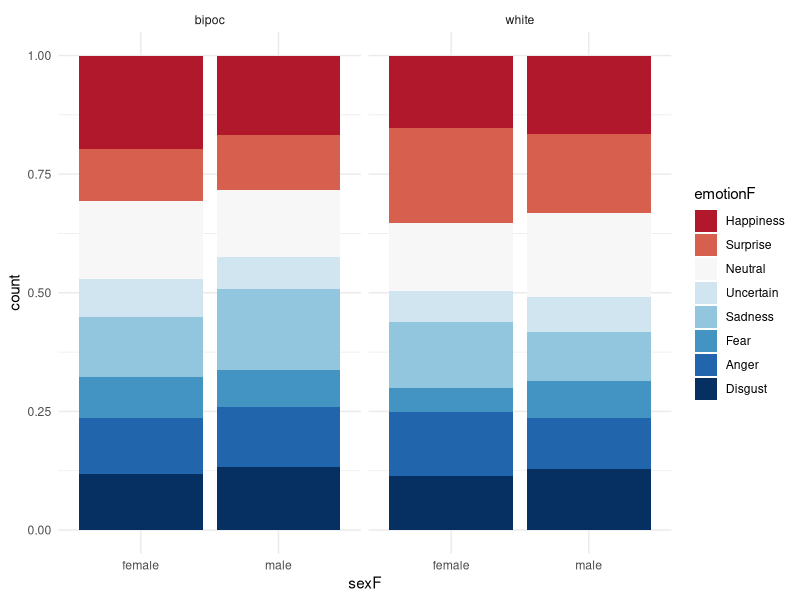
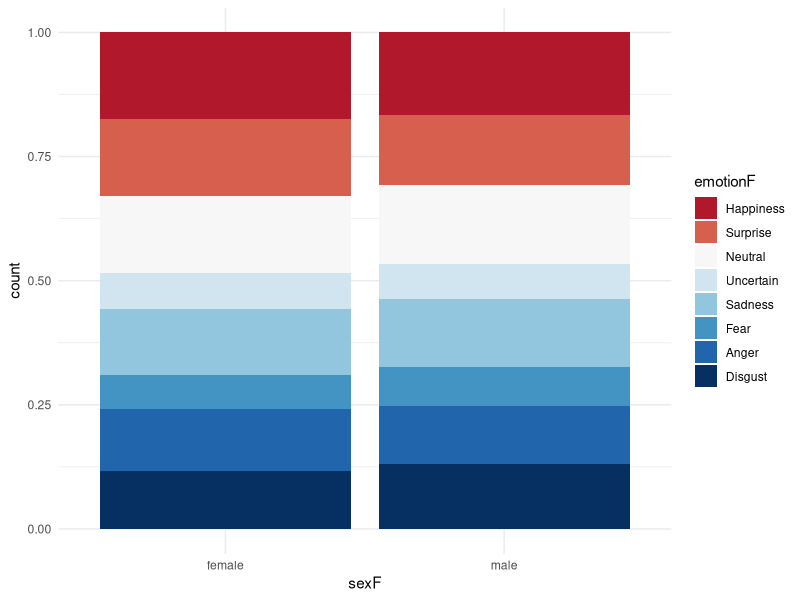
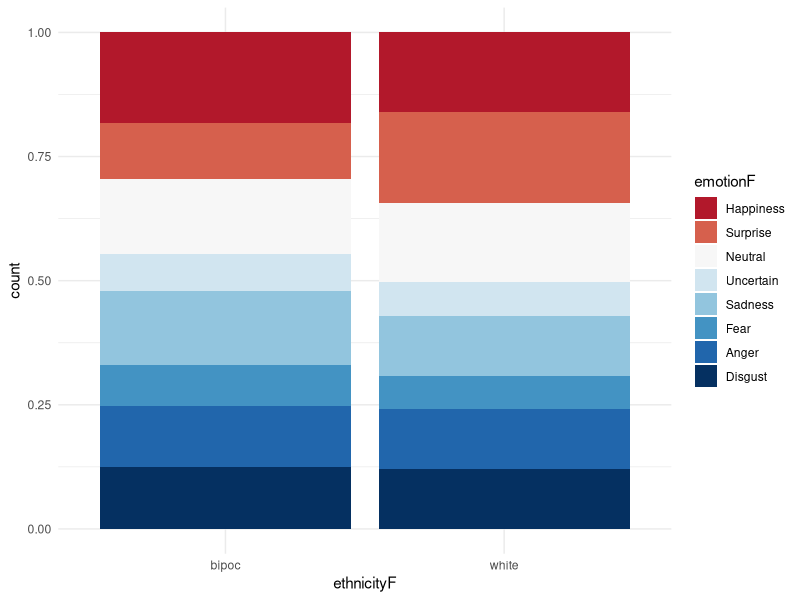

The R source for these figures, in order:
library(tidyverse)
library(ordinal)
library("RColorBrewer")

df_students = read_csv("../clean_data/forced_choice_emotion_uw_students_long_format_lmer.csv")

table(df_students$emotion)

# drop "Other" to break tie with "Neutral" and keep ordinal variable
df <- subset(df_students, emotion!="Other")

table(df$emotion)

#####################################
#####################################

# prepare data for ordinal lmer

#####################################
#####################################

# filter(df, sentimentScore == "-0.4404")

df$emotionF <- factor(df$emotion,
                      order = TRUE, 
                      levels =c('Disgust', 'Anger', 'Fear', 'Sadness', 'Uncertain', 'Neutral', 'Surprise', 'Happiness'))


df$participantIdF <- as.factor(df$participantId)
df$ethnicityF <- as.factor(df$ethnicity)
df$sexF <- as.factor(df$sex)


table(df$participantIdF)
table(df$ethnicityF)
table(df$sexF)

str(df)
df <- na.omit(df)
dim(df)

#####################################
#####################################

# minimal plots 

#####################################
#####################################
# 
# display.brewer.pal(n = 10, name = "RdBu")
# brewer.pal(n = 10, name = "RdBu")
#  "#67001F" "#B2182B" "#D6604D" "#F4A582" "#FDDBC7" "#D1E5F0" "#92C5DE" "#4393C3" "#2166AC" "#053061"

RdBu8Alter <- c("#B2182B", "#D6604D", "#F7F7F7", "#D1E5F0", "#92C5DE", "#4393C3", "#2166AC", "#053061")


## chart for 2-way interaction SEX x ETHNICITY  

df %>% mutate(emotionF = ordered(emotionF, levels=rev(levels(emotionF)))) %>% ggplot( aes(x = sexF, fill = emotionF)) + 
  geom_bar(position = "fill") +
  facet_grid(. ~ethnicityF) + 
  scale_fill_manual(values = RdBu8Alter) + 
  theme_minimal()


## chart for effect of sex

df %>% mutate(emotionF = ordered(emotionF, levels=rev(levels(emotionF)))) %>% ggplot( aes(x = sexF, fill = emotionF)) + 
  geom_bar(position = "fill") +
  scale_fill_manual(values = RdBu8Alter) + 
  theme_minimal()

## chart for effect of ethnicity

df %>% mutate(emotionF = ordered(emotionF, levels=rev(levels(emotionF)))) %>% ggplot( aes(x = ethnicityF, fill = emotionF)) + 
  geom_bar(position = "fill") +
  scale_fill_manual(values = RdBu8Alter) + 
  theme_minimal()


aggregate(x = df$sentimentScore,                # Specify data column
          by = list(df$sex),                    # Specify group indicator
          FUN = mean)                           # Specify function (i.e. mean)

# 1  female -0.1155575
# 2    male -0.1339802

aggregate(x = df$sentimentScore,                # Specify data column
          by = list(df$ethnicity),              # Specify group indicator
          FUN = mean)                           # Specify function (i.e. mean)

# 1   bipoc -0.1407513
# 2   white -0.1088178

#####################################
#####################################

# fit lmer with ordinal approach

#####################################
#####################################

# control= clm2.control(innerCtrl="noWarn")

ord_m1 <- clmm2(
  emotionF ~ 1 + sexC*ethnicityC + (1 + sexC*ethnicityC|participantId), 
  data=df, 
  Hess = TRUE)

ord_m2 <- clm(
  emotionF ~ 1 + sexC*ethnicityC + (1 + sexC*ethnicityC|participantId), 
  data=df, 
  Hess = TRUE)

#######
# summary significant results
summary(ord_m1)
summary(ord_m2)

# sex beta= -0.0775, p-value = 0.03
# indicates that [sex=male] pictures are less likely to be rated in more positive categories

# ethnicity beta = 0.1129, p-value = 0.002
# indicates that [ethnicity=white] pictures are more likely to be rated in more positive categories

# sexC:ethnicityC beta = 0.1526, p-value = 0.03
# indicates the effect of ethnicity differs within each sex category (or visceversa)

#######
# Get odds ratio for coefficients
exp(coef(ord_m1))


#######
## The odds ratio of *emotion* being rated in category j or above (OR(Y>j)) 

######
## sex
logit = coef(ord_m1)[8]

exp(logit) # odds ratio 
plogis(logit) # probbility

# odds ratio of *emotion* being rated in category j or above at photo=male relative to photo=female is 0.925464 
# probability of *emotion* being rated in category j or above at photo=male relative to photo=female is 0.4806447

############
## ethnicity

logit = coef(ord_m1)[9]

exp(logit) # odds ratio 
plogis(logit) # probability

# odds ratio of *emotion* being rated in category j or above at ethnicity=white relative to ethnicity=poc is 1.119546
# probability of *emotion* being rated in category j or above at ethnicity=white relative to ethnicity=poc is 0.5282009


###########
# sex X condition: 
# whether the effect of "sex" for the [photo=white] is reliably different from the same effect for [photo=poc]


logit = coef(ord_m1)[10]

exp(logit) # odds ratio 
plogis(logit) # probability

# odds ratio of *emotion* being rated in category j or above at [] relative to [] is 1.164826
# probability of *emotion* being rated in category j or above at [] relative to [] is 0.5380692 


###############################
###############################
# checking assumptions
##############################
##############################

#######
# Multicolinearity
library(stats)

chisq.test(df$sexF, df$ethnicityF, correct=FALSE)
# X-squared = 0.073856, df = 1, p-value = 0.7858

##########
#  proportional odds assumption

nominal_test(ord_m2)

# Tests of nominal effects
# 
# formula: emotionF ~ 1 + sexC * ethnicityC + (1 + sexC * ethnicityC | participantId)
#                                        Df logLik   AIC    LRT  Pr(>Chi)    
# <none>                                   -18462 36943                     
# sexC                                   6 -18458 36947  7.838    0.2502    
# ethnicityC                             6 -18413 36857 98.081 < 2.2e-16 ***
# sexC:ethnicityC                        6 -18428 36888 67.235 1.507e-12 ***

# scale_test(ord_m2)

# assumptions are meet for the most part: only the main effect of sex fails to pass
